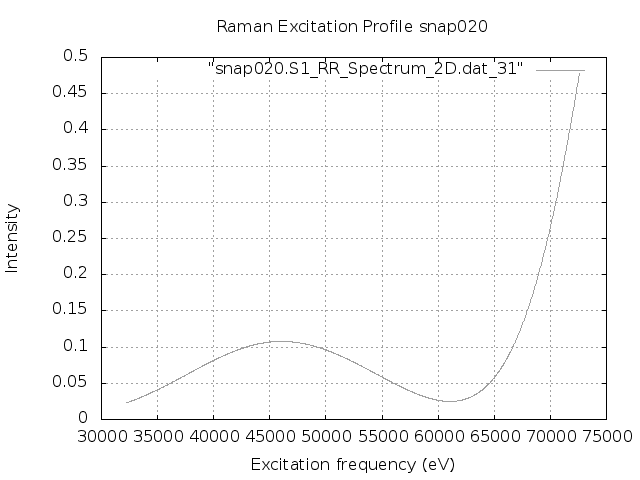

Reproduce this figure in gnuplot.
set terminal png
set output "snap020.S1.REP_frozen.png"
set xlabel 'Excitation frequency (eV)'
set ylabel 'Intensity'
set title "Raman Excitation Profile snap020"
set grid
set autoscale
plot "snap020.S1_RR_Spectrum_2D.dat_31" with lines lc "blue"
exit
